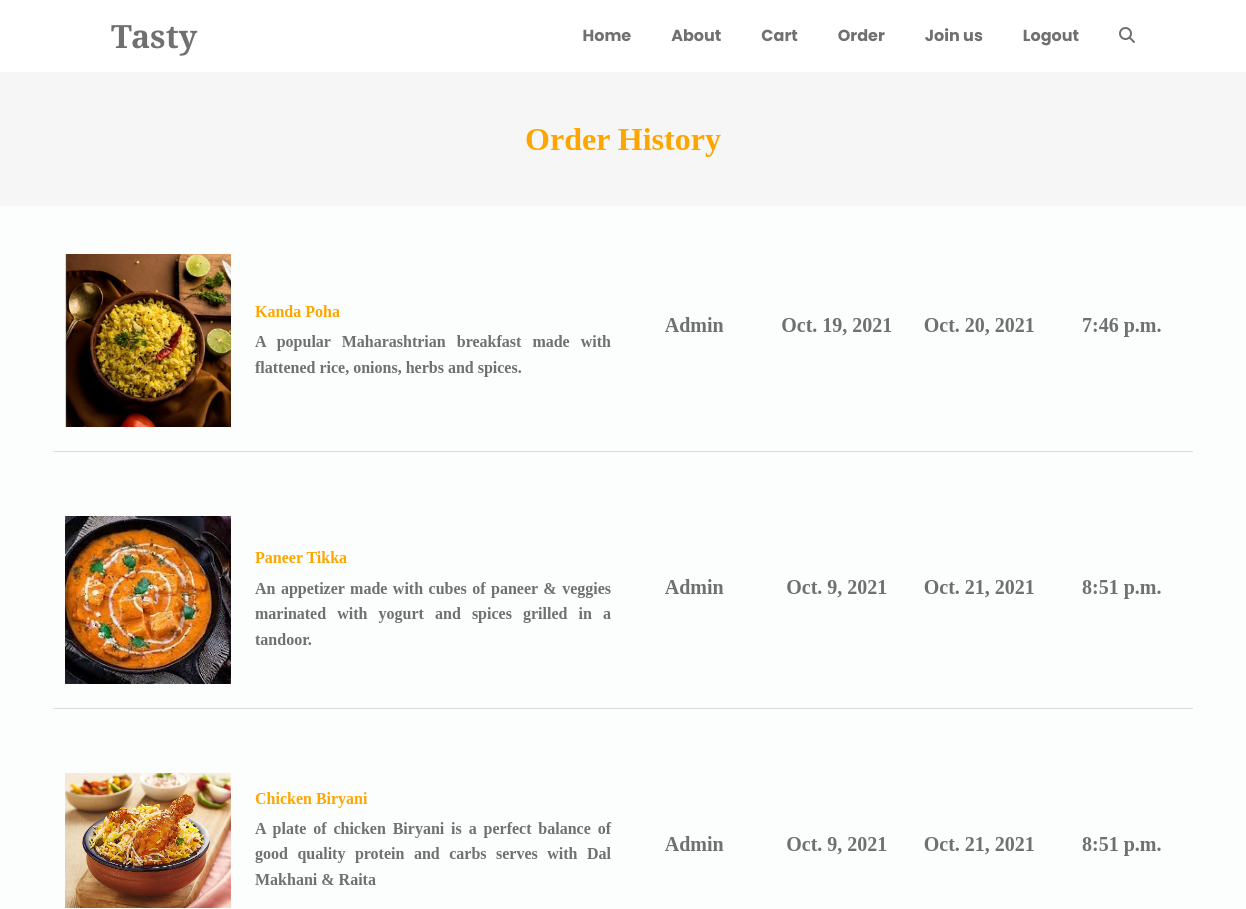
/hotel/orders/ (signed in, upper part), run on an earlier commit of the app's database.
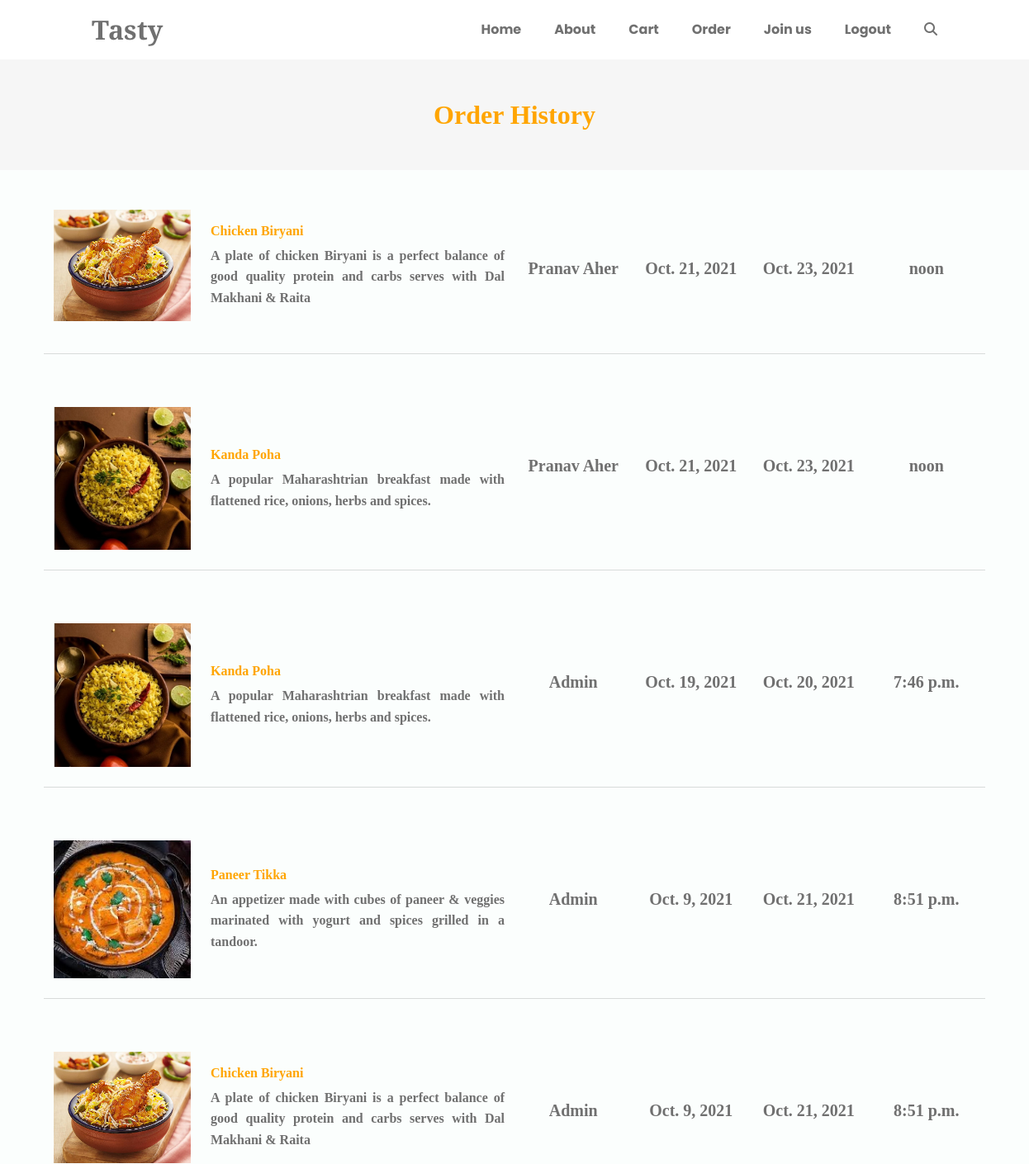
And on a later commit of the database.
### hotel_register/models.py (models this page shows, shortened)
class Menu(models.Model):
    hotel = models.ForeignKey(Hotel, models.CASCADE)
    name = models.CharField(max_length=100)
    price = models.IntegerField()
    description = models.CharField(max_length=1000)
    image = models.ImageField(upload_to="menu")
    food_type = models.CharField(max_length=20, choices=MENU_CHOICE)
    calories = models.DecimalField(default=0, blank=False, null=False, max_digits=8, decimal_places=2)
    protein = models.DecimalField(default=0, blank=False, null=False, max_digits=8, decimal_places=2)
    fats = models.DecimalField(default=0, blank=False, null=False, max_digits=8, decimal_places=2)
    sugar = models.DecimalField(default=0, blank=False, null=False, max_digits=8, decimal_places=2)

### food/models.py (models this page shows)
class Order(models.Model):
    user = models.ForeignKey(CustomUser, on_delete=models.CASCADE)
    menu_items = models.ManyToManyField(Menu)
    order_from = models.DateField(null=True, blank=True)
    order_till = models.DateField(null=True, blank=True)
    delivery_time = models.TimeField(null=True, blank=True)
    quantity = models.CharField(max_length=1000000, default="")
    price = models.IntegerField(default=0)

### CustomUser/models.py (models this page shows, shortened)
class CustomUser(AbstractUser):
    name = models.CharField(max_length=50)
    email = models.EmailField(max_length=200, unique=True)
    number = models.IntegerField()
    city = models.CharField(max_length=100, default='', null=False, blank=False)
    auth_token = models.CharField(max_length=100)
    is_admin = models.BooleanField(default=False)
    is_staff = models.BooleanField(default=False)
    is_active = models.BooleanField(default=True)
    is_superuser = models.BooleanField(default=False)
    is_verified = models.BooleanField(default=False)
    objects = CustomUserManager()
    username = None
    first_name = None
    last_name = None
    groups = None
    user_permissions = None
    last_login = None
    USERNAME_FIELD = 'email'
    REQUIRED_FIELDS = ['name', 'number']
    def __str__(self):
        return self.name

### hotel_register/views.py (the view)
# urls.py: path('orders/', views.owner_orders, name="owner_orders"),
def owner_orders(request):
    hotel_form = Hotel_Form.objects.get(customer = request.user)
    hotels = Hotel.objects.filter(registation_form = hotel_form)
    all_orders = Order.objects.all().order_by('-id')
    order_products = []
    for order in all_orders:
        for menu in order.menu_items.all():
            if menu.hotel in hotels:
                order_products.append(order)
                break
    return render(request, 'hotel_register/owner_order.html', {"order_products": order_products})

### hotel_register/templates/hotel_register/owner_order.html (shortened to what this page needs)
{% extends "food/base.html" %}
{% load static %}
{% block style %}
    <link rel="stylesheet" href="{% static 'css/order.css' %}">
{% endblock style %}
{% block content %}
{% if order_products %}
<div class="container-fluid d-flex justify-content-center bg_white py-4">
    <h5 class="fw-bold text_grey mb-0">Fast Delivary</h5>
    <h5 class="fw-bold text_grey mx-3 px-3 side_border mb-0">Fast Return</h5>
    <h5 class="fw-bold text_grey mb-0">Easy To Shop</h5>
</div>
<div class="container-fluid bg_grey py-5">
    <h2 class="text-center fw-bold text_orange">Order History</h2>
</div>
<div class="container">
    {% for order_product in order_products %}
        {% for menu in order_product.menu_items.all %}
        <div class="row mt-5">
            <div class="col-12 col-lg-6">
                <div class="row d-flex align-items-center px-3 px-md-0">
                    <div class="col-12 col-md-4 mb-4 mb-md-0">
                        <img class="cart_img" src="{{menu.image.url}}" alt="Product Image">
                    </div>
                    <div class="col-12 col-md-8">
                        <h6 class="fw-bold text_orange">{{menu.name}}</h6>
                        <p class="fw-bold text_grey product_desc mb-0">{{menu.description}}</p>
                    </div>
                </div>
            </div>
            <div class="col-12 col-lg-6">
                <div class="row">
                    <div class="col-6 col-md-3 d-flex justify-content-center align-items-center min_height"><h5 class="fw-bold">{{order_product.user}}</h5></div>
                    <div class="col-6 col-md-3 d-flex justify-content-center align-items-center min_height"><h5 class="fw-bold price">
                        {% if order_product.order_from %}
                        {{order_product.order_from}}
                        {% else %}
                        Only for one day
                        {% endif %}
                    </h5></div>
                    <div class="col-6 col-md-3 d-flex justify-content-center align-items-center min_height"><h5 class="fw-bold price ">
                        {% if order_product.order_till %}
                        {{order_product.order_till}}
                        {% endif %}
                    </h5></div>
                    <div class="col-6 col-md-3 d-flex justify-content-center align-items-center min_height"><h5 class="fw-bold price">{{order_product.delivery_time}}</h5></div>
                </div>
            </div>
            <hr class="mt-4">
        </div>
        {% endfor %}
    {% endfor %}
</div>
{% endif %}
{% endblock content %}

What changed in the data, as far as the page shows it:
added Order: user "Pranav Aher", order_from "Oct. 21, 2021", order_till "Oct. 23, 2021", delivery_time "noon", Menu (image (picture), name "Kanda Poha", description "A popular Maharashtrian breakfast made with flattened rice, onions, herbs and spices.")
now on this page (row unchanged): Menu: image (picture), name "Chicken Biryani", description "A plate of chicken Biryani is a perfect balance of good quality protein and carbs serves with Dal Makhani & Raita"
